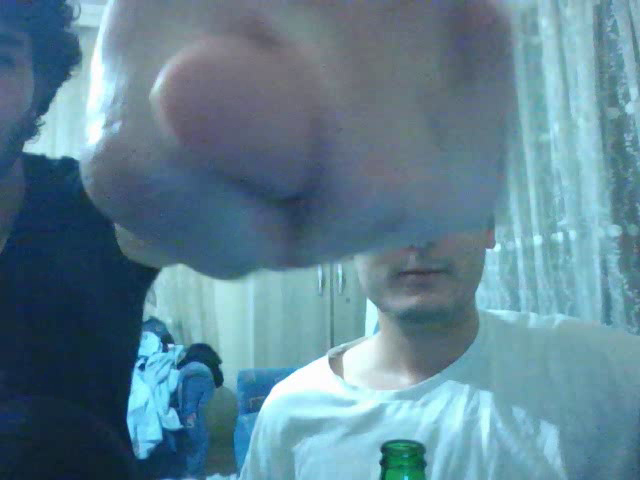
#> input picture frame 39 of 1.avi, 640 x 480 px
$ python 15.py
#> lines starting #> are read from the running program, lines starting #| are printed output that depends on the picture
#Video larda renk uzayları ve dönüşümleri
import cv2
cap = cv2.VideoCapture("1.avi")

while True:
    ret, frame = cap.read()
#> frame is the input picture: shape (480, 640, 3); mean B, G, R 147, 131, 95.4

    if ret == 0:
        break
    frame = cv2.cvtColor(frame, cv2.COLOR_BGR2GRAY)#Bu kısımda her bir frame i gray e dönüştürüyoruz
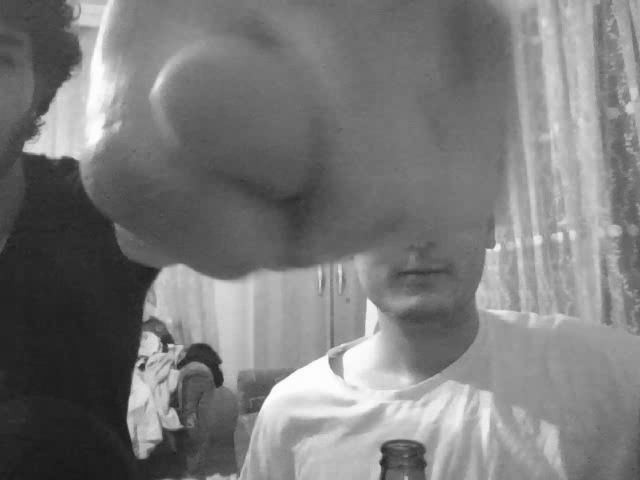
#> frame: shape (480, 640); min 24, max 255, mean 122.1
    cv2.imshow("video", frame)
    if cv2.waitKey(30) & 0xFF == ord("q"):
#> (key q is pressed here)
        break
cap.release()
cv2.destroyAllWindows()

$ run again, starting later in the video
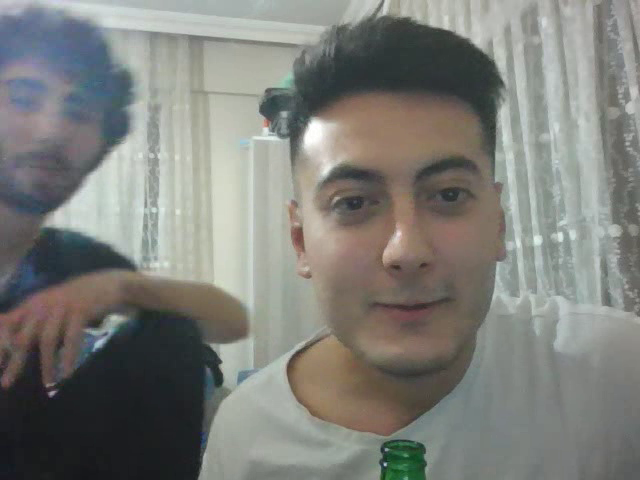
#> input picture frame 177 of 1.avi, 640 x 480 px
#> frame is the input picture: shape (480, 640, 3); mean B, G, R 121.7, 126.7, 125.9
#> `frame = cv2.cvtColor(frame, cv2.COLOR_BGR2GRAY)#Bu kısımda her bir fra..`:
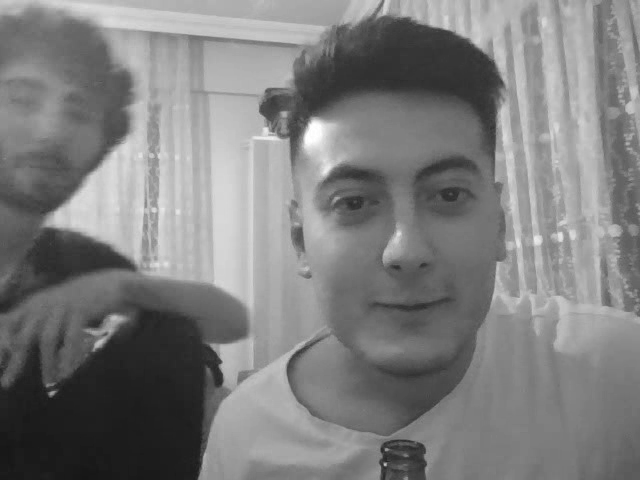
#> frame: shape (480, 640); min 22, max 255, mean 125.9

$ run again, starting later in the video
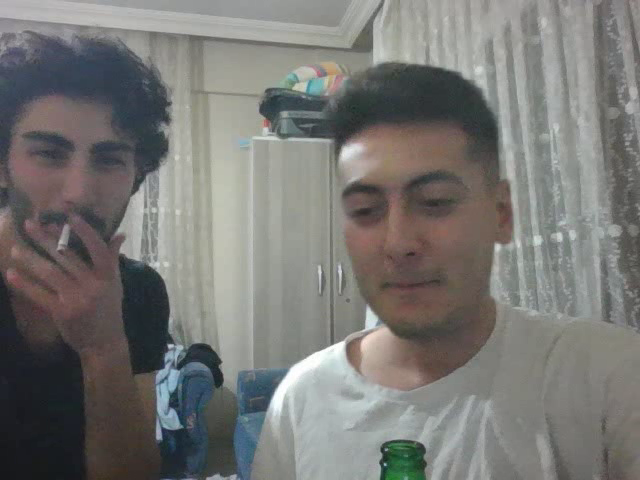
#> input picture frame 316 of 1.avi, 640 x 480 px
#> frame is the input picture: shape (480, 640, 3); mean B, G, R 116.1, 118.9, 119.5
#> `frame = cv2.cvtColor(frame, cv2.COLOR_BGR2GRAY)#Bu kısımda her bir fra..`:
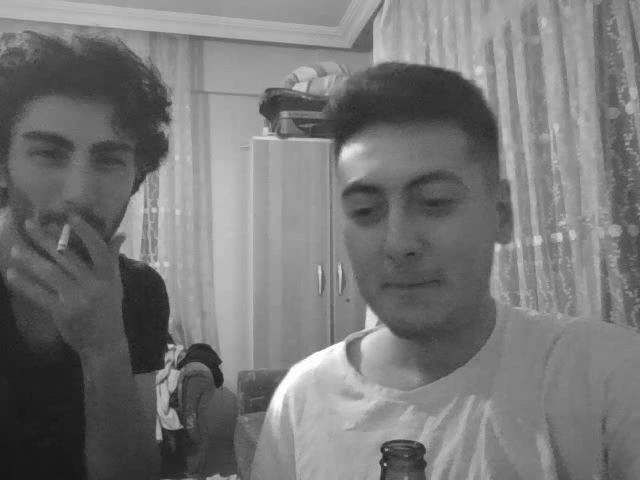
#> frame: shape (480, 640); min 23, max 255, mean 118.7
